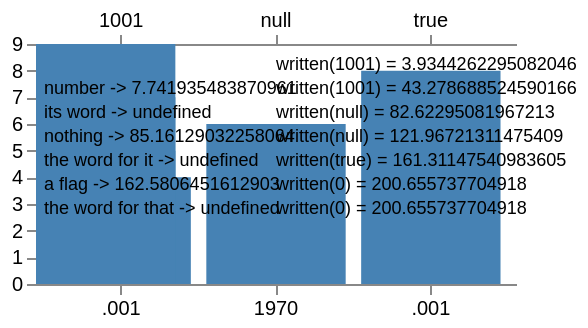

Specify this chart in Vega-Lite:
### Vega specification from a JSON file in a GitHub repository (floating-point values rounded to 4 significant figures)
{"$schema": "https://vega.github.io/schema/vega/v6.json", "description": "A discrete scale's domain holds the **values**, not their text, and three rules follow that a domain of strings cannot express. It is built by *grouping* the dataset, and a group's key is `'' + value`, so `1001` and `\"1001\"` are one entry — but the entry kept is the **first raw value**, the number, not the word. The scale's own index is d3's `InternMap`, keyed by value rather than by text, so looking the word up again **misses**: `scale('1001')` is `undefined` where `scale(1001)` is a band. And a value's text is not the value once it stops being a word — `+null` is `0` and `+'null'` is `NaN`, `+true` is `1` and `+'true'` is `NaN` — which a time-formatted axis prints, the null band reading `01 AM` for epoch zero rather than `0NaN`. Six rows here collapse to three entries by that grouping, and the three that lose are drawn all the same: their bands are looked up by a text that is no longer in the index, so upstream gives them no position at all. The `formatType` on the axis is what makes the retention visible as text rather than only as arithmetic. The text marks ask the scale itself, so the lookup is compared as characters rather than as an absent property: a hit prints a number and a miss prints what JavaScript prints for nothing. The second scale is the other way a domain arrives, and it follows a **different** rule: a domain written out in the specification never meets a grouping, so nothing coerces it to text on the way in and d3 dedups it through the `InternMap` its index is built on — by value. The same five entries that collapse to three when they come from a column stay five when they are written down. Deduping this one by text as well passed every gate in the corpus, because the data-driven path had already done that dedup and the two rules agreed everywhere anything looked; a mutant of that line surviving is what said so. It is read through the scale rather than through an axis, and deliberately: an axis joins its label items by the value's **text**, so two bands both reading `1001` collapse into one label at the later band and the axis shows three where the domain has five. That is a rule of its own and it is recorded as its own task; asking the scale for each of the five values in turn keeps this fixture about the domain. Its written-out domain says each rule once more, where a dedup that did nothing would otherwise pass: `1001` appears **twice** and must collapse to one entry, and a `0` stands beside a `-0` which must join it — a `Map` keys by SameValueZero, so the two zeroes are one key where a `Double`'s own `equals` holds them apart. Both were mutants that survived the first draft of this fixture, which had five entries and no duplicate among them.", "width": 240, "height": 120, "padding": 5, "data": [{"name": "raw", "values": [{"k": 1001, "v": 4, "label": "number"}, {"k": "1001", "v": 5, "label": "its word"}, {"k": null, "v": 6, "label": "nothing"}, {"k": "null", "v": 7, "label": "the word for it"}, {"k": true, "v": 8, "label": "a flag"}, {"k": "true", "v": 9, "label": "the word for that"}]}, {"name": "probes", "values": [{"p": 1001, "n": 0}, {"p": "1001", "n": 1}, {"p": null, "n": 2}, {"p": "null", "n": 3}, {"p": true, "n": 4}, {"p": 0, "n": 5}, {"p": -0.0, "n": 6}]}], "scales": [{"name": "x", "type": "band", "domain": {"data": "raw", "field": "k"}, "range": "width", "padding": 0.1}, {"name": "y", "type": "linear", "domain": {"data": "raw", "field": "v"}, "nice": true, "range": "height"}, {"name": "written", "type": "band", "domain": [1001, "1001", 1001, null, "null", true, 0, -0.0], "range": "width", "padding": 0.1}], "axes": [{"scale": "x", "orient": "bottom", "formatType": "time"}, {"scale": "x", "orient": "top"}, {"scale": "y", "orient": "left"}], "marks": [{"type": "rect", "from": {"data": "raw"}, "encode": {"enter": {"x": {"scale": "x", "field": "k"}, "width": {"scale": "x", "band": 1}, "y": {"scale": "y", "field": "v"}, "y2": {"scale": "y", "value": 0}, "fill": {"value": "steelblue"}}}}, {"type": "text", "from": {"data": "raw"}, "encode": {"enter": {"x": {"value": 4}, "y": {"signal": "12 * datum.v - 30"}, "text": {"signal": "datum.label + ' -> ' + scale('x', datum.k)"}, "fontSize": {"value": 9}, "baseline": {"value": "top"}}}}, {"type": "text", "from": {"data": "probes"}, "encode": {"enter": {"x": {"value": 120}, "y": {"signal": "12 * datum.n + 6"}, "text": {"signal": "'written(' + datum.p + ') = ' + scale('written', datum.p)"}, "fontSize": {"value": 9}, "baseline": {"value": "top"}}}}]}
